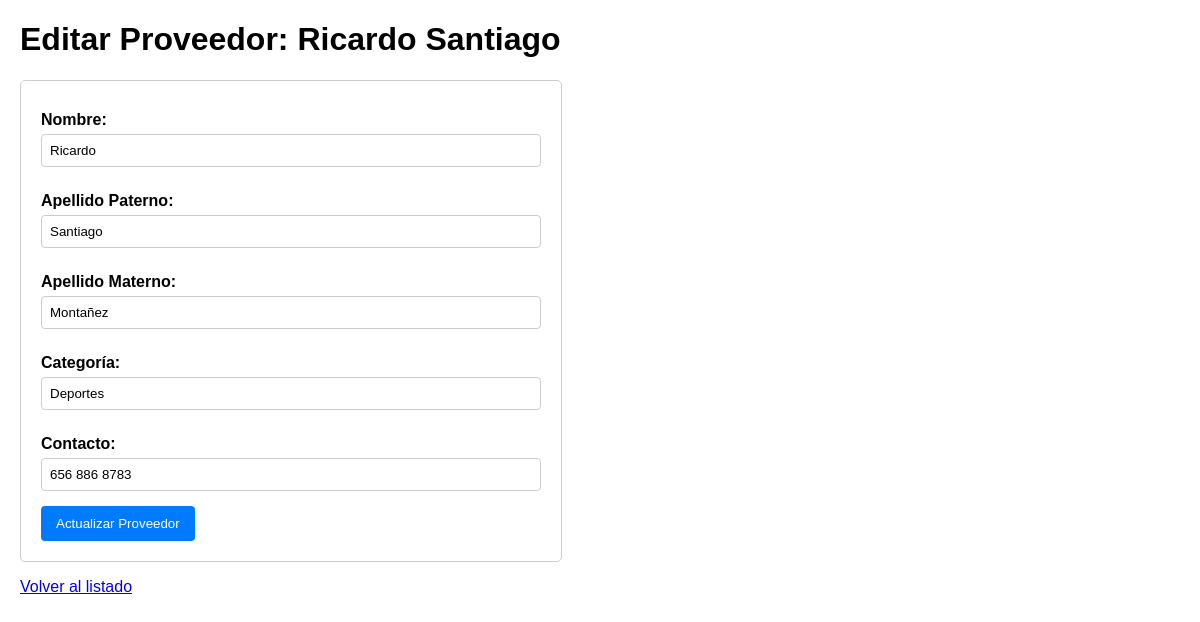
Screenshot of /editar/1/ with the database file from the repository.
### app_proveedor/models.py (models this page shows, shortened)
class Proveedor(models.Model):
    nombre = models.CharField(max_length=50)
    ap_paterno = models.CharField(max_length=50)
    ap_materno = models.CharField(max_length=50)
    categoria = models.CharField(max_length=100)
    contacto = models.CharField(max_length=15) # Usamos CharField para números de contacto
    class Meta:
        db_table = 'proveedor'

### app_proveedor/views.py (the view, shortened to what this page needs)
# urls.py: path('editar/<int:id>/', views.editar_proveedor, name='update_proveedor'),
def editar_proveedor(request, id):
    proveedor = get_object_or_404(Proveedor, id=id)
    return render(request, 'update_proveedor.html', {'proveedor': proveedor})

### app_proveedor/templates/update_proveedor.html (shortened to what this page needs)
<!DOCTYPE html>
<html lang="es">
<head>
</head>
<body>
    <h1>Editar Proveedor: {{ proveedor.nombre }} {{ proveedor.ap_paterno }}</h1>
    <form method="post">
        <label>Nombre:</label>
        <input type="text" name="nombre" value="{{ proveedor.nombre }}" required>
        <label>Apellido Paterno:</label>
        <input type="text" name="ap_paterno" value="{{ proveedor.ap_paterno }}" required>
        <label>Apellido Materno:</label>
        <input type="text" name="ap_materno" value="{{ proveedor.ap_materno }}" required>
        <label>Categoría:</label>
        <input type="text" name="categoria" value="{{ proveedor.categoria }}" required>
        <label>Contacto:</label>
        <input type="text" name="contacto" value="{{ proveedor.contacto }}" maxlength="15" required>
        <button type="submit">Actualizar Proveedor</button>
    </form>
    <p><a href="{% url 'read_proveedor' %}">Volver al listado</a></p>
</body>
</html>

### app_proveedor/templates/update_proveedor.html (style rules this page uses)
body { font-family: Arial, sans-serif; margin: 20px; }
form { max-width: 500px; padding: 20px; border: 1px solid #ccc; border-radius: 5px; }
label { display: block; margin: 10px 0 5px; font-weight: bold; }
input { width: 100%; padding: 8px; margin-bottom: 15px; border: 1px solid #ccc; border-radius: 4px; box-sizing: border-box; }
button { background-color: #007BFF; color: white; padding: 10px 15px; border: none; cursor: pointer; border-radius: 4px; }

### rows the page displays
Proveedor: nombre "Ricardo", ap_paterno "Santiago", ap_materno "Montañez", categoria "Deportes", contacto "656 886 8783"
